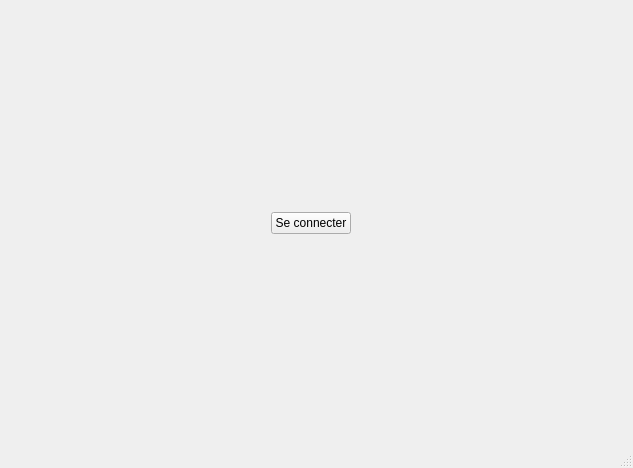
<?xml version="1.0" encoding="UTF-8"?>
<ui version="4.0">
 <class>Mirage</class>
 <widget class="QMainWindow" name="Mirage">
  <property name="geometry">
   <rect>
    <x>0</x>
    <y>0</y>
    <width>633</width>
    <height>468</height>
   </rect>
  </property>
  <property name="windowTitle">
   <string>MainWindow</string>
  </property>
  <widget class="QWidget" name="centralwidget">
   <layout class="QGridLayout" name="gridLayout">
    <item row="0" column="0">
     <spacer name="horizontalSpacer_3">
      <property name="orientation">
       <enum>Qt::Horizontal</enum>
      </property>
      <property name="sizeHint" stdset="0">
       <size>
        <width>259</width>
        <height>20</height>
       </size>
      </property>
     </spacer>
    </item>
    <item row="0" column="1">
     <spacer name="verticalSpacer_2">
      <property name="orientation">
       <enum>Qt::Vertical</enum>
      </property>
      <property name="sizeHint" stdset="0">
       <size>
        <width>20</width>
        <height>187</height>
       </size>
      </property>
     </spacer>
    </item>
    <item row="0" column="2" colspan="2">
     <spacer name="horizontalSpacer_6">
      <property name="orientation">
       <enum>Qt::Horizontal</enum>
      </property>
      <property name="sizeHint" stdset="0">
       <size>
        <width>264</width>
        <height>20</height>
       </size>
      </property>
     </spacer>
    </item>
    <item row="1" column="0">
     <spacer name="horizontalSpacer">
      <property name="orientation">
       <enum>Qt::Horizontal</enum>
      </property>
      <property name="sizeHint" stdset="0">
       <size>
        <width>259</width>
        <height>20</height>
       </size>
      </property>
     </spacer>
    </item>
    <item row="1" column="1">
     <widget class="QPushButton" name="connectButton">
      <property name="styleSheet">
       <string notr="true"/>
      </property>
      <property name="text">
       <string>Se connecter</string>
      </property>
     </widget>
    </item>
    <item row="2" column="0">
     <spacer name="horizontalSpacer_4">
      <property name="orientation">
       <enum>Qt::Horizontal</enum>
      </property>
      <property name="sizeHint" stdset="0">
       <size>
        <width>259</width>
        <height>20</height>
       </size>
      </property>
     </spacer>
    </item>
    <item row="2" column="1">
     <spacer name="verticalSpacer">
      <property name="orientation">
       <enum>Qt::Vertical</enum>
      </property>
      <property name="sizeHint" stdset="0">
       <size>
        <width>20</width>
        <height>186</height>
       </size>
      </property>
     </spacer>
    </item>
    <item row="2" column="3">
     <spacer name="horizontalSpacer_5">
      <property name="orientation">
       <enum>Qt::Horizontal</enum>
      </property>
      <property name="sizeHint" stdset="0">
       <size>
        <width>259</width>
        <height>20</height>
       </size>
      </property>
     </spacer>
    </item>
    <item row="1" column="3">
     <spacer name="horizontalSpacer_2">
      <property name="orientation">
       <enum>Qt::Horizontal</enum>
      </property>
      <property name="sizeHint" stdset="0">
       <size>
        <width>169</width>
        <height>20</height>
       </size>
      </property>
     </spacer>
    </item>
   </layout>
  </widget>
  <widget class="QMenuBar" name="menubar">
   <property name="geometry">
    <rect>
     <x>0</x>
     <y>0</y>
     <width>633</width>
     <height>20</height>
    </rect>
   </property>
  </widget>
  <widget class="QStatusBar" name="statusbar"/>
 </widget>
 <resources/>
 <connections/>
</ui>
